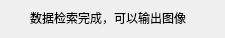
<?xml version="1.0" encoding="UTF-8"?>
<ui version="4.0">
 <class>Form</class>
 <widget class="QWidget" name="Form">
  <property name="geometry">
   <rect>
    <x>0</x>
    <y>0</y>
    <width>225</width>
    <height>38</height>
   </rect>
  </property>
  <property name="windowTitle">
   <string>Form</string>
  </property>
  <widget class="QLabel" name="label">
   <property name="geometry">
    <rect>
     <x>30</x>
     <y>10</y>
     <width>161</width>
     <height>16</height>
    </rect>
   </property>
   <property name="text">
    <string>数据检索完成，可以输出图像</string>
   </property>
  </widget>
 </widget>
 <resources/>
 <connections/>
</ui>
